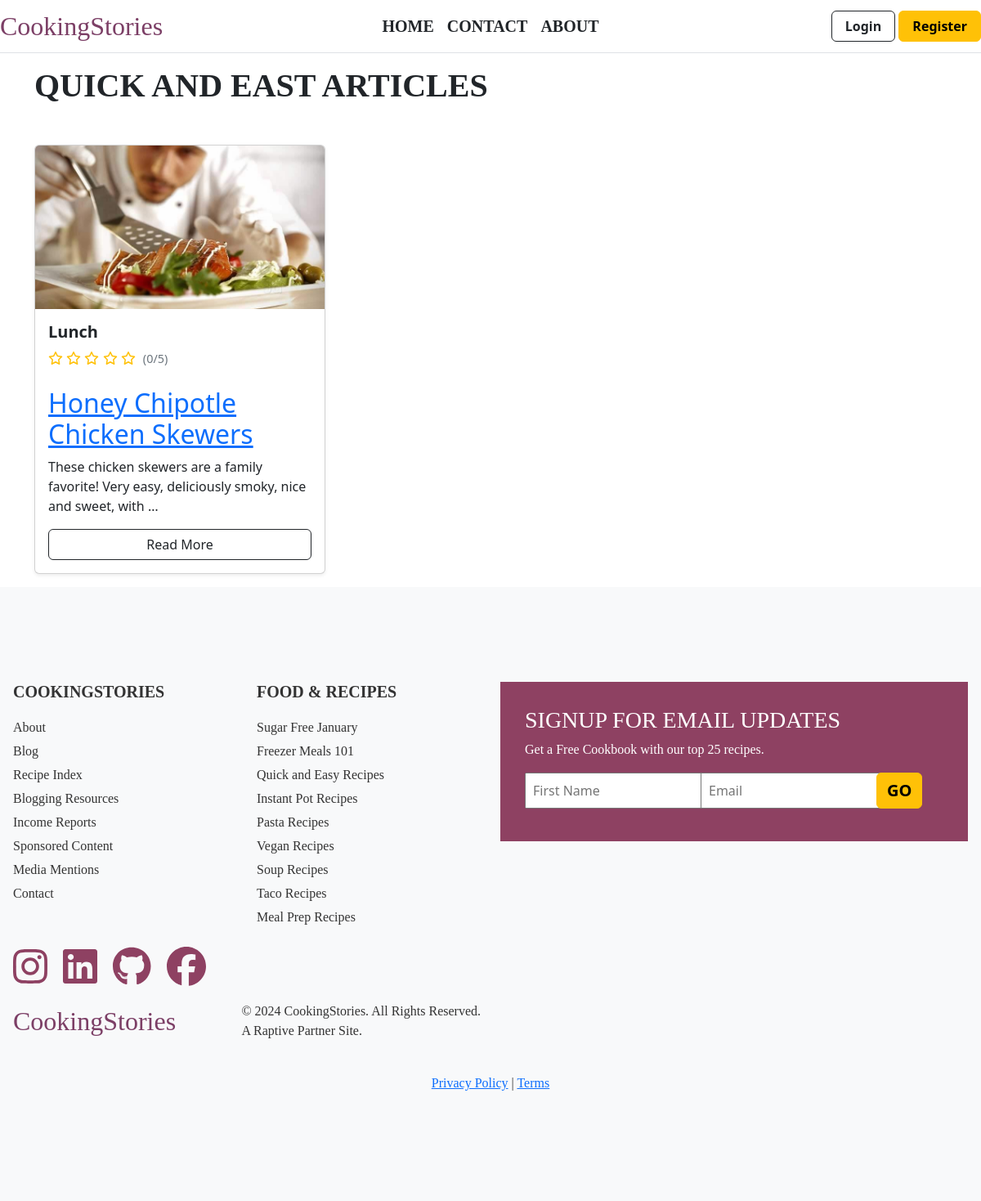
The page /topic/7/ on the database its author committed.
### CookingStories/models.py (models this page shows, shortened)
class Topic(models.Model):
    name = models.CharField(max_length=50)
    image = models.ImageField(upload_to='articles/images/', blank=True, null=True)

class Article(models.Model):
    title = models.CharField("Article title", max_length=100)
    image = models.ImageField("Article image", upload_to="articles/images",)
    content = RichTextField()
    topic = models.ForeignKey(Topic, on_delete=models.CASCADE)
    created_at = models.DateTimeField(auto_now=True,)
    rating = models.FloatField(default=0)  # Average rating
    rating_count = models.IntegerField(default=0)  # Number of ratings
    author = models.ForeignKey("auth.User", on_delete=models.CASCADE)
    likes = models.PositiveIntegerField("Total likes", default=0)
    author_image = models.ImageField("Author image", upload_to='authors/',)  # New field for author's image

### CookingStories/views.py (the view)
# urls.py: path('topic/<int:topic_id>/', views.topic_articles, name='topic_articles'),
def topic_articles(request, topic_id):
    topic = get_object_or_404(Topic, id=topic_id)
    articles = Article.objects.filter(topic=topic)
    return render(request, 'Cookingstories/articles_by_topic.html', {'topic': topic, 'articles': articles})

### templates/Cookingstories/articles_by_topic.html (shortened to what this page needs)
{% extends 'layout/base.html' %}
{% block content %}
<div class="container my-3">
    <h1 class=" e-topic mb-5">{{ topic.name }} ARTICLES</h1>
    <div class="row g-4">
        {% for article in articles %}
        <div class="col-12 col-md-6 col-lg-4">
            <div class="card h-100 shadow-sm hover-card">
                <img src="{{ article.image.url }}" class="card-img-top article-image" alt="{{ article.title }}">
                <div class="card-body d-flex flex-column">
                    <h5 class="card-title">{{ article.title }}</h5>
                    <div class="star-rating mb-2" data-article-id="{{ article.id }}">
                        {% for i in "12345"|make_list %}
                        <i class="far fa-star" data-rating="{{ forloop.counter }}"></i>
                        {% endfor %}
                        <span class="rating-value">({{ article.rating|default:"0" }}/5)</span>
                    </div>
                    <p class="card-text flex-grow-1">{{ article.content|safe|truncatewords:20 }}</p>
                    <a href="{% url 'detail' article.id %}" class="btn btn-outline-dark mt-auto">Read More</a>
                </div>
            </div>
        </div>
        {% empty %}
        <div class="col-12">
            <p class="text-center">No articles available for this topic.</p>
        </div>
        {% endfor %}
    </div>
</div>
{% endblock %}

### templates/Cookingstories/articles_by_topic.html (style rules this page uses)
.hover-card { transition: transform 0.3s ease-in-out; }
.article-image { height: 200px; object-fit: cover; }
h1 { color: #333; font-weight: 700; }
.card-title { font-weight: 600; color: #2c3e50; }
.card-text { color: #7f8c8d; }
.star-rating { color: #ffc107; cursor: pointer; }
.star-rating .fa-star { transition: color 0.2s; }
.rating-value { color: #6c757d; font-size: 0.9em; margin-left: 5px; }
.e-topic { font-family: Bitter, Georgia, Cambria, Times New Roman, Times, serif; font-weight: bold; position: relative; display: inline-block; }
.e-topic::after { content: ''; position: absolute; width: 100%; height: 2px; background-color: #333; bottom: -5px; left: 0; transform: scaleX(0); transform-origin: bottom right; transition: transform 0.3s ease-in-out; }

### rows shown on the page
Topic: name "QUICK AND EAST"
Article: image (picture), title "Lunch", rating "0", content "Honey Chipotle Chicken Skewers These chicken skewers are a family favorite! Very easy, deliciously smoky, nice and sweet, with …"
